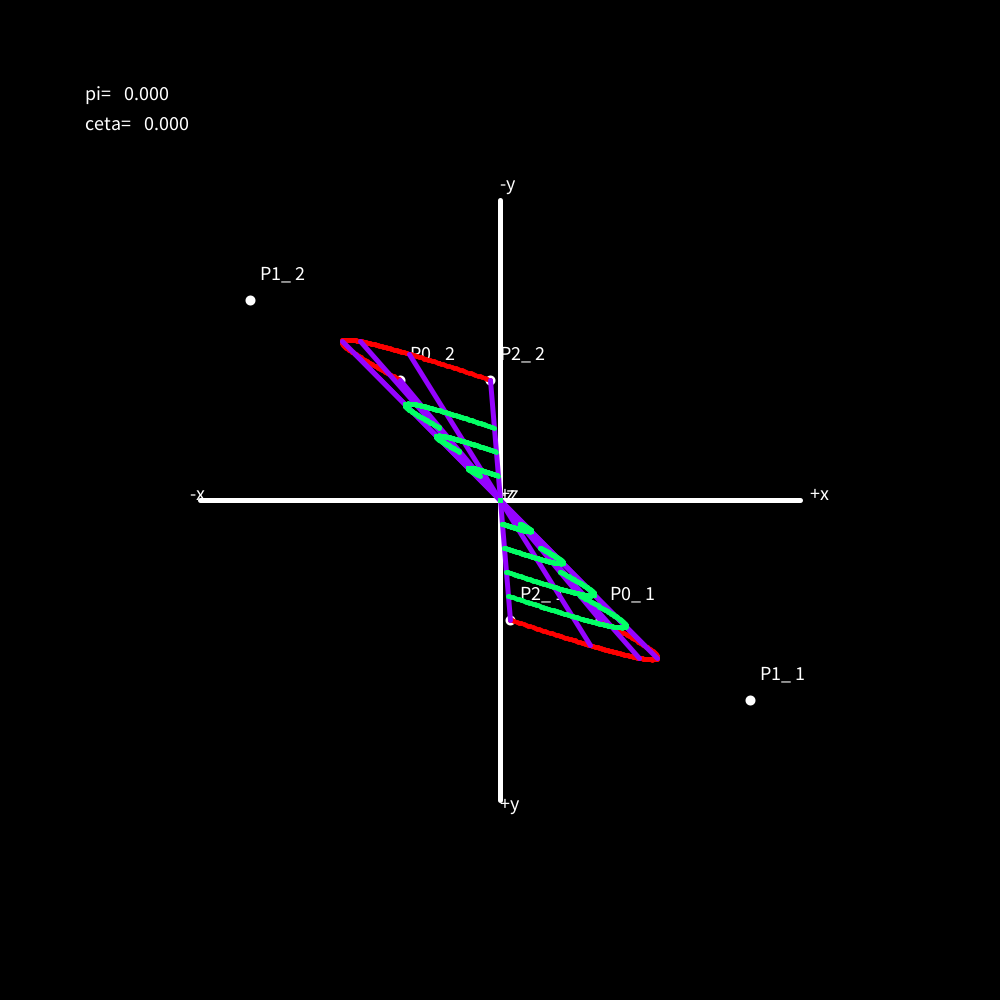
Frame 1 (no input)
Frame 60 (the mouse pressed at the canvas centre just before this capture): identical to frame 1, image omitted
Frame 120 (the mouse held since frame 60 and released just before this capture): identical to frame 1, image omitted

The Processing sketch that drew this single still picture (run headless with seeded random() and noise(); from frame 60 on, the mouse is pressed at the canvas centre):

// Processing sketch: processing____
// ── processing____.pde
int oneloop=0;
float t,move=0,app=20,maxmin,min,ceta,pi,ex=0;
float[] M=  new float[100];
float[][] H = new float[1000][1000];
float[] A = new float[6];
void setup(){ size(1000,1000);background(255);}
void draw(){
  if(key=='0'){ex=0;oneloop=0;}if(key=='1'){ex=1;oneloop=0;}if(key=='2'){ex=2;oneloop=0;}
  if(ex==0){if(oneloop==0){background(255);oneloop=1;}
    if(mouseButton==LEFT){
    background(0);
    ceta=mouseX/1000.0*360.0;pi=mouseY/1000.0*360.0;
    strokeWeight(5);stroke(255);
    textSize(20);text("pi=",85,100);text("ceta=",85,130);
    text(pi,120,100);text(ceta,140,130);}
    coordinate3D();
  Bezier3D(100,120,250,250,200,30,10,120,30,1);
  Bezier3D(-100,-120,-250,-250,-200,-30,-10,-120,-30,2);
  Bezier_line3D(100,120,250,250,200,30,10,120,30,-100,-120,-250,-250,-200,-30,-10,-120,-30);
  Bezier_move3D(100,120,250,250,200,30,10,120,30,-100,-120,-250,-250,-200,-30,-10,-120,-30);}
  if(ex==1){if(oneloop==0){background(255);oneloop=1;}
    if(mouseButton==LEFT){
    background(0);
    ceta=mouseX/1000.0*360.0;pi=mouseY/1000.0*360.0;
    strokeWeight(5);stroke(255);
    textSize(20);text("pi=",85,100);text("ceta=",85,130);
    text(pi,120,100);text(ceta,140,130);}
    coordinate3D();
    Bezier_move_change3D(100,120,250,250,200,30,10,120,30,-100,-120,-250,-250,-200,-30,-10,-120,-30,move,0,255*move,255-255*move,0,10);
    Bezier_move_change3D(100,120,250,250,200,30,10,120,30,-100,-120,-250,-250,-200,-30,-10,-120,-30,move-0.02,0,0,0,1,8);
    if(move<=1){move+=0.002;}else{background(0);move=0;}}
  if(ex==2){if(oneloop==0){background(255);oneloop=1;}
    circle2D(100,0,0,360);
    makeBezier(0,360,100,0);}}
void Bezier_move_change3D(float x0,float y0,float z0,float x1,float y1,float z1,float x2,float y2,float z2,float x3,float y3,float z3,float x4,float y4,float z4,float x5,float y5,float z5,float k,float R,float G,float B,float m,float str){
  float i,t=0,u0,v0,u1,v1,u2,v2,w0,w1,w2,u,v,w;
  i=k;
    u0=(1-i)*x0+i*x3;u1=(1-i)*x1+i*x4;u2=(1-i)*x2+i*x5;
    v0=(1-i)*y0+i*y3;v1=(1-i)*y1+i*y4;v2=(1-i)*y2+i*y5;
    w0=(1-i)*z0+i*z3;w1=(1-i)*z1+i*z4;w2=(1-i)*z2+i*z5;
    if(m==0){for(t=0.01;t<=0.99;t+=0.005){
      u=t*t*u0+2*t*(1-t)*u1+(1-t)*(1-t)*u2;v=t*t*v0+2*t*(1-t)*v1+(1-t)*(1-t)*v2;w=t*t*w0+2*t*(1-t)*w1+(1-t)*(1-t)*w2;
      point3D_RGB(u,v,w,R,G,B,str);}}
    else{for(t=0.01;t<=1.01;t+=0.005){
      u=t*t*u0+2*t*(1-t)*u1+(1-t)*(1-t)*u2;v=t*t*v0+2*t*(1-t)*v1+(1-t)*(1-t)*v2;w=t*t*w0+2*t*(1-t)*w1+(1-t)*(1-t)*w2;
      point3D_RGB(u,v,w,R,G,B,str);}}}
void Bezier_line3D(float x0,float y0,float z0,float x1,float y1,float z1,float x2,float y2,float z2,float x3,float y3,float z3,float x4,float y4,float z4,float x5,float y5,float z5){
  float z,w,d,e,t=0,u,v;
    for(t=0;t<=1;t+=0.2){
    z=t*t*x0+2*t*(1-t)*x1+(1-t)*(1-t)*x2;w=t*t*y0+2*t*(1-t)*y1+(1-t)*(1-t)*y2;d=t*t*z0+2*t*(1-t)*z1+(1-t)*(1-t)*z2;
    u=t*t*x3+2*t*(1-t)*x4+(1-t)*(1-t)*x5;v=t*t*y3+2*t*(1-t)*y4+(1-t)*(1-t)*y5;e=t*t*z3+2*t*(1-t)*z4+(1-t)*(1-t)*z5;
    strokeWeight(2);line3D_RGB(z,w,d,u,v,e,149,3,255);}}
void Bezier_move3D(float x0,float y0,float z0,float x1,float y1,float z1,float x2,float y2,float z2,float x3,float y3,float z3,float x4,float y4,float z4,float x5,float y5,float z5){
  float i,t=0,u0,v0,w0,u1,v1,w1,u2,v2,w2,u,v,w;
  for(i=0.1;i<=0.9;i+=0.1){
    u0=(1-i)*x0+i*x3;u1=(1-i)*x1+i*x4;u2=(1-i)*x2+i*x5;
    v0=(1-i)*y0+i*y3;v1=(1-i)*y1+i*y4;v2=(1-i)*y2+i*y5;
    w0=(1-i)*z0+i*z3;w1=(1-i)*z1+i*z4;w2=(1-i)*z2+i*z5;
      for(t=0;t<=1;t+=0.005){
      u=t*t*u0+2*t*(1-t)*u1+(1-t)*(1-t)*u2;v=t*t*v0+2*t*(1-t)*v1+(1-t)*(1-t)*v2;w=t*t*w0+2*t*(1-t)*w1+(1-t)*(1-t)*w2;
      stroke(28,234,109);strokeWeight(10);point3D_RGB(u,v,w,3,255,101,5);}}}
void makeBezier(float start,float last,float r,float n){
  goBezier(start,(start+last)/2,0,r,n);
  goBezier((start+last)/2,last,1,r,n);
  if(M[(int)n]>app){
    nogoBezier(start,(start+last)/2,0,r,n);
    nogoBezier((start+last)/2,last,1,r,n);
    makeBezier(start,(start+last)/2,r,n+1);
    makeBezier((start+last)/2,last,r,n+1);}}
void nogoBezier(float start,float last,float n,float r,float num){
  float gamma1x,gammahalfx,gamma0x,beta1x,betahalfx,beta0x;
  float gamma1y,gammahalfy,gamma0y,beta1y,betahalfy,beta0y;
  gamma0x=500+r*cos(radians(start));gamma0y=400+r*sin(radians(start));
  gamma1x=500+r*cos(radians(last));gamma1y=400+r*sin(radians(last));
  gammahalfx=500+r*cos(radians((start+last)/2));gammahalfy=400+r*sin(radians((start+last)/2));
  beta0x=500+r*cos(radians(start));beta0y=400+r*sin(radians(start));
  beta1x=500+r*cos(radians(last));beta1y=400+r*sin(radians(last));
  betahalfx=2*gammahalfx-(gamma0x+gamma1x)/2;betahalfy=2*gammahalfy-(gamma0y+gamma1y)/2;
  noBezier(beta0x,beta0y,betahalfx,betahalfy,beta1x,beta1y);}
void noBezier(float x0,float y0,float x1,float y1,float x2,float y2){
   float z,w,t=0;
  for(t=0;t<=1;t+=0.005){
    z=t*t*x0+2*t*(1-t)*x1+(1-t)*(1-t)*x2;w=t*t*y0+2*t*(1-t)*y1+(1-t)*(1-t)*y2;
    stroke(255);strokeWeight(6);point(z,w);}}
void goBezier(float start,float last,float n,float r,float num){
  float gamma1x,gammahalfx,gamma0x,beta1x,betahalfx,beta0x;
  float gamma1y,gammahalfy,gamma0y,beta1y,betahalfy,beta0y;
  gamma0x=500+r*cos(radians(start));gamma0y=400+r*sin(radians(start));
  gamma1x=500+r*cos(radians(last));gamma1y=400+r*sin(radians(last));
  gammahalfx=500+r*cos(radians((start+last)/2));gammahalfy=400+r*sin(radians((start+last)/2));
  beta0x=500+r*cos(radians(start));beta0y=400+r*sin(radians(start));
  beta1x=500+r*cos(radians(last));beta1y=400+r*sin(radians(last));
  betahalfx=2*gammahalfx-(gamma0x+gamma1x)/2;betahalfy=2*gammahalfy-(gamma0y+gamma1y)/2;
  point(betahalfx,betahalfy);
  Bezier2D(beta0x,beta0y,betahalfx,betahalfy,beta1x,beta1y,n);
  Housedorf(100,start,last,beta0x,beta0y,betahalfx,betahalfy,beta1x,beta1y,num);}
void circle2D(float r,float n,float start,float last){
  strokeWeight(5);stroke(0);fill(255);ellipse(500,400,2*r,2*r);
  if(n>0){for(float i=0;i<=n;i++){
    strokeWeight(10);stroke(229,37,105);point(500+r*cos(radians(start+(last-start)/n*i)),400+r*sin(radians(start+(last-start)/n*i)));}}}
void Bezier2D(float x0,float y0,float x1,float y1,float x2,float y2,float num){
  float z,w,t=0;
  for(t=0;t<=1;t+=0.005){
    z=t*t*x0+2*t*(1-t)*x1+(1-t)*(1-t)*x2;w=t*t*y0+2*t*(1-t)*y1+(1-t)*(1-t)*y2;
    stroke(255,0,0);strokeWeight(5);point(z,w);}}
void Housedorf(float r,float start,float last,float x0,float y0,float x1,float y1,float x2,float y2,float num){
  float t=start,d1=(last-start)/10,k=0,d2=0.1;
  int i,j;
  for(i=0;i<10;i++){k=d2*i;
    for(j=0;j<10;j++){
      H[i][j]=dist(500+r*cos(radians(t)),400+r*sin(radians(t)),x0*(1-k)*(1-k)+2*k*(1-k)*x1+k*k*x2,y0*(1-k)*(1-k)+2*k*(1-k)*y1+k*k*y2);t+=d1;
      if(min>=H[i][j]){min=H[i][j];}}
    t=start;if(maxmin<=min){maxmin=min;}min=100000;}
  M[(int)num]=maxmin;maxmin=0;
  stroke(255);fill(255);rect(200,700,900,900);
  stroke(0);fill(0);textSize(30);text("Hausdorff distance=",300,800);
  text(M[(int)num],600,800);}
void coordinate3D(){
  background(0);
  line3D_RGB(-300,0,0,300,0,0,255,255,255);
  line3D_RGB(0,-300,0,0,300,0,255,255,255);
  line3D_RGB(0,0,-300,0,0,300,255,255,255);
  textSize(20);stroke(255);fill(255,255,255);
  check3D(310,0,0);text("+x",500+A[0],500+A[1]);check3D(-310,0,0);text("-x",500+A[0],500+A[1]);
  check3D(0,310,0);text("+y",500+A[0],500+A[1]);check3D(0,-310,0);text("-y",500+A[0],500+A[1]);
  check3D(0,0,310);text("+z",500+A[0],500+A[1]);check3D(0,0,-310);text("-z",500+A[0],500+A[1]);
  strokeWeight(5);stroke(255);
    textSize(20);text("pi=",85,100);text("ceta=",85,130);
    text(pi,120,100);text(ceta,140,130);}
void point3D(float x,float y,float z){
  stroke(255);
  A[0]=x*cos(radians(ceta))-z*sin(radians(ceta));
  A[1]=y*cos(radians(pi))-x*sin(radians(pi))*sin(radians(ceta))-z*cos(radians(ceta))*sin(radians(pi));
  strokeWeight(10);stroke(255);point(500+A[0],500+A[1]);}
void point3D_RGB(float x,float y,float z,float R,float G,float B,float st){
  stroke(255);
  A[0]=x*cos(radians(ceta))-z*sin(radians(ceta));
  A[1]=y*cos(radians(pi))-x*sin(radians(pi))*sin(radians(ceta))-z*cos(radians(ceta))*sin(radians(pi));
  strokeWeight(st);stroke(R,G,B);point(500+A[0],500+A[1]);}
void line3D_RGB(float x,float y,float z,float w,float m,float n,float R,float G,float B){
  stroke(255);
  A[2]=x*cos(radians(ceta))-z*sin(radians(ceta));
  A[3]=y*cos(radians(pi))-x*sin(radians(pi))*sin(radians(ceta))-z*cos(radians(ceta))*sin(radians(pi));
  A[4]=w*cos(radians(ceta))-n*sin(radians(ceta));
  A[5]=m*cos(radians(pi))-w*sin(radians(pi))*sin(radians(ceta))-n*cos(radians(ceta))*sin(radians(pi));
  strokeWeight(5);stroke(R,G,B);line(500+A[2],500+A[3],500+A[4],500+A[5]);}
void check3D(float x,float y,float z){
  stroke(255);
  A[0]=x*cos(radians(ceta))-z*sin(radians(ceta));
  A[1]=y*cos(radians(pi))-x*sin(radians(pi))*sin(radians(ceta))-z*cos(radians(ceta))*sin(radians(pi));}
void Bezier3D(float x0,float y0,float z0,float x1,float y1,float z1,float x2,float y2,float z2, float num){
  strokeWeight(6);stroke(#08FF16);point3D(x0,y0,z0);
  fill(255,255,255);textSize(20);check3D(x0+10,y0-20,z0-20);text("P0_",500+A[0],500+A[1]);text((int)num,500+A[0]+35,500+A[1]);
  strokeWeight(6);stroke(#08FF16);point3D(x1,y1,z1);
  fill(255,255,255);textSize(20);check3D(x1+10,y1-20,z1-20);text("P1_",500+A[0],500+A[1]);text((int)num,500+A[0]+35,500+A[1]);
  strokeWeight(6);stroke(#08FF16);point3D(x2,y2,z2);
  fill(255,255,255);textSize(20);check3D(x2+10,y2-20,z2-20);text("P2_",500+A[0],500+A[1]);text((int)num,500+A[0]+35,500+A[1]);
  float z,w,k,t=0;
  for(t=0;t<=1;t+=0.005){
    z=t*t*x0+2*t*(1-t)*x1+(1-t)*(1-t)*x2;
    w=t*t*y0+2*t*(1-t)*y1+(1-t)*(1-t)*y2;
    k=t*t*z0+2*t*(1-t)*z1+(1-t)*(1-t)*z2;
    point3D_RGB(z,w,k,255,0,0,5);}}
